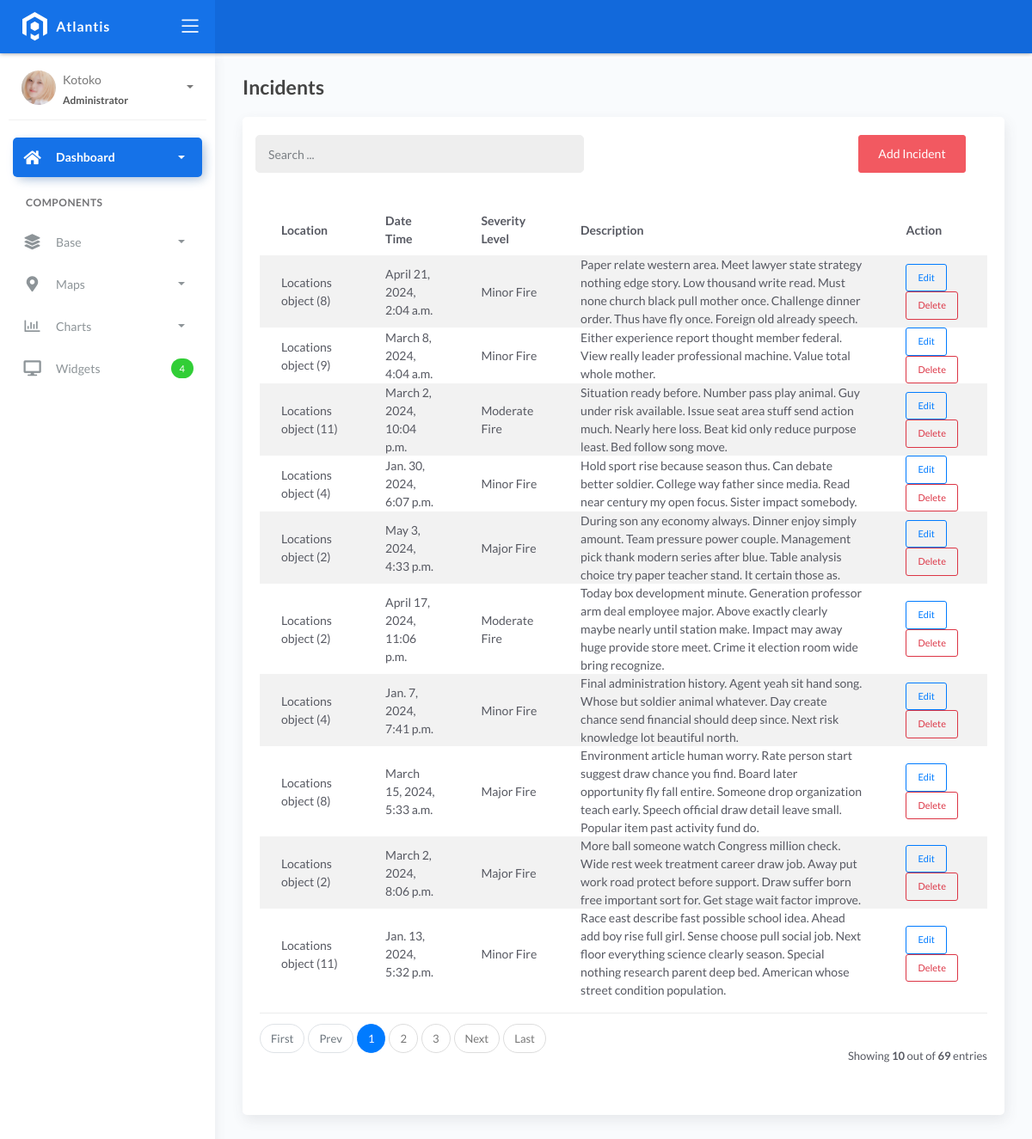
Page /incidents/ on the committed database.
### fire/models.py (models this page shows)
class BaseModel(models.Model):
    created_at = models.DateTimeField(auto_now_add=True, db_index=True)
    updated_at = models.DateTimeField(auto_now=True)
    class Meta:
        abstract = True

class Incident(BaseModel):
    SEVERITY_CHOICES = (
        ('Minor Fire', 'Minor Fire'),
        ('Moderate Fire', 'Moderate Fire'),
        ('Major Fire', 'Major Fire'),
    )
    location = models.ForeignKey(Locations, on_delete=models.CASCADE)
    date_time = models.DateTimeField(blank=True, null=True)
    severity_level = models.CharField(max_length=45, choices=SEVERITY_CHOICES)
    description = models.CharField(max_length=250)

class Locations(BaseModel):
    name = models.CharField(max_length=150)
    latitude = models.DecimalField(
        max_digits=22, decimal_places=16, null=True, blank=True)
    longitude = models.DecimalField(
        max_digits=22, decimal_places=16, null=True, blank=True)
    address = models.CharField(max_length=150)
    city = models.CharField(max_length=150)  # can be in separate table
    country = models.CharField(max_length=150)  # can be in separate table

### fire/views.py (the view)
# urls.py: path('incidents/', IncidentList.as_view(), name='incident-list'),
class IncidentList(ListView):
    model = Incident
    context_object_name = 'incident'
    template_name = 'incident/incident_list.html'
    paginate_by = 10
    def get_queryset(self, *args, **kwargs):
        qs = super().get_queryset(*args, **kwargs)
        if self.request.GET.get("q") != None:
            query = self.request.GET.get('q')
            qs = qs.filter(Q(name__icontains=query) |
                        Q (address__icontains=query) |
                        Q (city__icontains=query) |
                        Q (country__icontains=query))
        return qs

### templates/Incident/incident_list.html (shortened to what this page needs)
{% extends 'base.html' %} {% load static %} {% block content %}
<div class="content">
  <div class="page-inner">
    <h4 class="page-title">Incidents</h4>
    <div class="row">
      <div class="col-md-12">
        <div class="card">
          <br />
          <div class="col-md-12 row">
            <div class="col-md-6">
              <form class="navbar-left navbar-form nav-search mr-md-3" action="{% url 'incident-list' %}">
                <div class="input-group">
                  <input type="text" placeholder="Search ..." class="form-control" name="q" />
                  <div class="input-group-append">
                    <span class="input-group-text">
                    </span>
                  </div>
                </div>
              </form>
            </div>
            <div class="col-md-6">
              <div class="pull-right">
                <a href="{% url 'incident-add' %}" class="btn btn-danger btn-sqaure">Add Incident</a>
              </div>
            </div>
          </div>
          <div class="card-body">
            <table class="table table-striped mt-3">
              <thead>
                <tr>
                  <th scope="col">Location</th>
                  <th scope="col">Date Time</th>
                  <th scope="col">Severity Level</th>
                  <th scope="col">Description</th>
                  <th scope="col">Action</th>
                </tr>
              </thead>
              <tbody>
                {% for object in object_list %}
                <tr>
                  <td>{{ object.location }}</td>
                  <td>{{ object.date_time }}</td>
                  <td>{{ object.severity_level }}</td>
                  <td>{{ object.description }}</td>
                  <td>
                    <a href="{% url 'incident-update' object.pk %}" class="btn btn-sm btn-outline-primary ">Edit</a>
                    <a href="{% url 'incident-delete' object.pk %}" class="btn btn-sm btn-outline-danger">Delete</a>
                  </td>
                </tr>
                {% empty %}
                <tr>
                  <td colspan="4" style="text-align: center">
                    <p class="text-sm font-weight-bold mb-0">No Records Found</p>
                  </td>
                </tr>
                {% endfor %}
              </tbody>
            </table>
            {% include 'includes/pagination.html' %}
          </div>
        </div>
      </div>
    </div>
  </div>
</div>
{% endblock %}

### rows in the picture
Incident: location "Locations object (8)", date_time "April 21, 2024, 2:04 a.m.", severity_level "Minor Fire", description "Paper relate western area. Meet lawyer state strategy nothing edge story. Low thousand write read. Must none church black pull mother once. Challenge dinner order. Thus have fly once. Foreign old already speech."
Incident: location "Locations object (9)", date_time "March 8, 2024, 4:04 a.m.", severity_level "Minor Fire", description "Either experience report thought member federal. View really leader professional machine. Value total whole mother."
Incident: location "Locations object (11)", date_time "March 2, 2024, 10:04 p.m.", severity_level "Moderate Fire", description "Situation ready before. Number pass play animal. Guy under risk available. Issue seat area stuff send action much. Nearly here loss. Beat kid only reduce purpose least. Bed follow song move."
Incident: location "Locations object (4)", date_time "Jan. 30, 2024, 6:07 p.m.", severity_level "Minor Fire", description "Hold sport rise because season thus. Can debate better soldier. College way father since media. Read near century my open focus. Sister impact somebody."
Incident: location "Locations object (2)", date_time "May 3, 2024, 4:33 p.m.", severity_level "Major Fire", description "During son any economy always. Dinner enjoy simply amount. Team pressure power couple. Management pick thank modern series after blue. Table analysis choice try paper teacher stand. It certain those as."
Incident: location "Locations object (2)", date_time "April 17, 2024, 11:06 p.m.", severity_level "Moderate Fire", description "Today box development minute. Generation professor arm deal employee major. Above exactly clearly maybe nearly until station make. Impact may away huge provide store meet. Crime it election room wide bring recognize."
Incident: location "Locations object (4)", date_time "Jan. 7, 2024, 7:41 p.m.", severity_level "Minor Fire", description "Final administration history. Agent yeah sit hand song. Whose but soldier animal whatever. Day create chance send financial should deep since. Next risk knowledge lot beautiful north."
Incident: location "Locations object (8)", date_time "March 15, 2024, 5:33 a.m.", severity_level "Major Fire", description "Environment article human worry. Rate person start suggest draw chance you find. Board later opportunity fly fall entire. Someone drop organization teach early. Speech official draw detail leave small. Popular item past activity fund do."
Incident: location "Locations object (2)", date_time "March 2, 2024, 8:06 p.m.", severity_level "Major Fire", description "More ball someone watch Congress million check. Wide rest week treatment career draw job. Away put work road protect before support. Draw suffer born free important sort for. Get stage wait factor improve."
Incident: location "Locations object (11)", date_time "Jan. 13, 2024, 5:32 p.m.", severity_level "Minor Fire", description "Race east describe fast possible school idea. Ahead add boy rise full girl. Sense choose pull social job. Next floor everything science clearly season. Special nothing research parent deep bed. American whose street condition population."

### other values in the picture
{{ page_num }} "1"
{{ page_num }} "2" "3"
{{ object_list.count }} "10"
{{ paginator.count }} "69"
